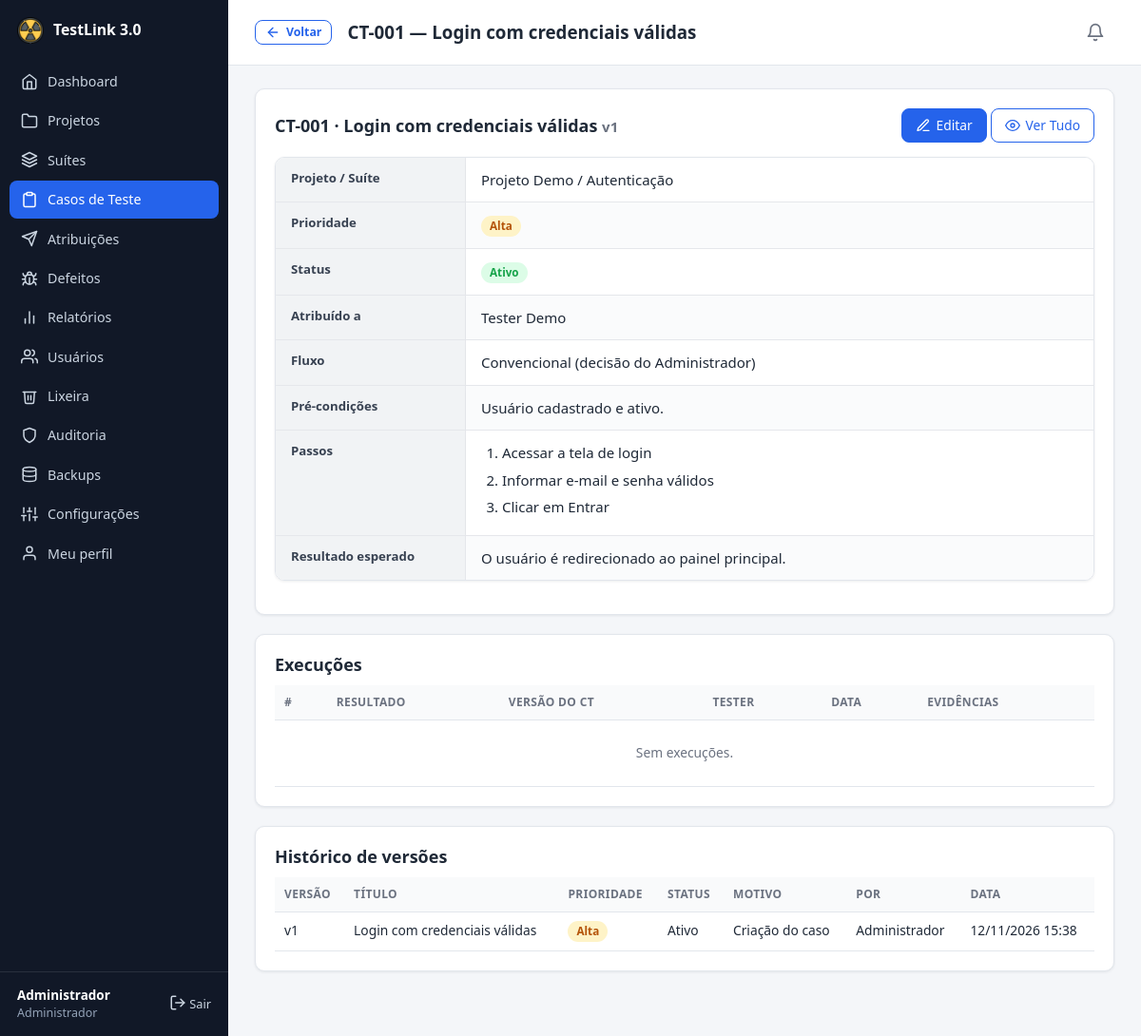
The app's page /case_view.php?id=1 (signed in) with its own data.
### tables this page shows
CREATE TABLE users (
    id            INT UNSIGNED AUTO_INCREMENT PRIMARY KEY,
    name          VARCHAR(120) NOT NULL,
    email         VARCHAR(160) NOT NULL UNIQUE,
    password_hash VARCHAR(255) NOT NULL,
    role          ENUM('admin','tester','developer','viewer') NOT NULL DEFAULT 'tester',
    active        TINYINT(1) NOT NULL DEFAULT 1,
     
    status        ENUM('approved','pending','rejected') NOT NULL DEFAULT 'approved',
     
    self_registered TINYINT(1) NOT NULL DEFAULT 0,
    created_at    DATETIME NOT NULL DEFAULT CURRENT_TIMESTAMP
);

CREATE TABLE test_cases (
    id              INT UNSIGNED AUTO_INCREMENT PRIMARY KEY,
    project_id      INT UNSIGNED NOT NULL,
    suite_id        INT UNSIGNED NOT NULL,
    code            VARCHAR(40) NOT NULL,
    title           VARCHAR(200) NOT NULL,
    preconditions   TEXT NULL,
    steps           TEXT NOT NULL,
    expected_result TEXT NOT NULL,
    priority        ENUM('low','medium','high','critical') NOT NULL DEFAULT 'medium',
    status          ENUM('active','inactive') NOT NULL DEFAULT 'active',
    version         INT UNSIGNED NOT NULL DEFAULT 1,
    created_by      INT UNSIGNED NULL,
     
    responsible_tester_id INT UNSIGNED NULL,
    responsible_dev_id    INT UNSIGNED NULL,
    express               TINYINT(1) NOT NULL DEFAULT 0,
    created_at      DATETIME NOT NULL DEFAULT CURRENT_TIMESTAMP,
    updated_at      DATETIME NOT NULL DEFAULT CURRENT_TIMESTAMP ON UPDATE CURRENT_TIMESTAMP,
    UNIQUE KEY uq_case_code (project_id, code),
    FOREIGN KEY (project_id) REFERENCES projects(id) ON DELETE CASCADE,
    FOREIGN KEY (suite_id)   REFERENCES suites(id)   ON DELETE CASCADE,
    FOREIGN KEY (created_by) REFERENCES users(id)    ON DELETE SET NULL,
    FOREIGN KEY (responsible_tester_id) REFERENCES users(id) ON DELETE SET NULL,
    FOREIGN KEY (responsible_dev_id)    REFERENCES users(id) ON DELETE SET NULL
);

CREATE TABLE projects (
    id          INT UNSIGNED AUTO_INCREMENT PRIMARY KEY,
    name        VARCHAR(150) NOT NULL,
    description TEXT NULL,
    status      ENUM('active','archived') NOT NULL DEFAULT 'active',
    created_by  INT UNSIGNED NULL,
    created_at  DATETIME NOT NULL DEFAULT CURRENT_TIMESTAMP,
    FOREIGN KEY (created_by) REFERENCES users(id) ON DELETE SET NULL
);

CREATE TABLE suites (
    id          INT UNSIGNED AUTO_INCREMENT PRIMARY KEY,
    project_id  INT UNSIGNED NOT NULL,
    name        VARCHAR(150) NOT NULL,
    description TEXT NULL,
    created_at  DATETIME NOT NULL DEFAULT CURRENT_TIMESTAMP,
    FOREIGN KEY (project_id) REFERENCES projects(id) ON DELETE CASCADE
);

CREATE TABLE test_case_versions (
    id              INT UNSIGNED AUTO_INCREMENT PRIMARY KEY,
    case_id         INT UNSIGNED NOT NULL,
    version         INT UNSIGNED NOT NULL,
    title           VARCHAR(200) NOT NULL,
    preconditions   TEXT NULL,
    steps           TEXT NOT NULL,
    expected_result TEXT NOT NULL,
    priority        VARCHAR(20) NOT NULL,
    status          VARCHAR(20) NOT NULL,
    change_note     VARCHAR(255) NULL,
    changed_by      INT UNSIGNED NULL,
    changed_at      DATETIME NOT NULL DEFAULT CURRENT_TIMESTAMP,
    FOREIGN KEY (case_id)    REFERENCES test_cases(id) ON DELETE CASCADE,
    FOREIGN KEY (changed_by) REFERENCES users(id)      ON DELETE SET NULL
);

### includes/db.php (called while the page is built)
<?php
function db(): PDO
{
    static $pdo = null;
    if ($pdo === null) {
        $dsn = 'mysql:host=' . DB_HOST . ';dbname=' . DB_NAME . ';charset=' . DB_CHARSET;
        try {
            $pdo = new PDO($dsn, DB_USER, DB_PASS, [
                PDO::ATTR_ERRMODE            => PDO::ERRMODE_EXCEPTION,
                PDO::ATTR_DEFAULT_FETCH_MODE => PDO::FETCH_ASSOC,
                PDO::ATTR_EMULATE_PREPARES   => false,
            ]);
        } catch (PDOException $e) {
            http_response_code(500);
            exit('<h1>Erro de conexão</h1><p>Não foi possível conectar ao banco de dados. '
                . 'Verifique <code>config/config.php</code> e se o <code>database.sql</code> foi importado.</p>');
        }
    }
    return $pdo;
}
function q(string $sql, array $params = []): PDOStatement
{
    $st = db()->prepare($sql);
    $st->execute($params);
    return $st;
}

### includes/auth.php (called while the page is built, shortened)
<?php
function current_user(): ?array
{
    static $user = false;
    if ($user !== false) {
        return $user;
    }
    $row = q('SELECT id, name, email, role, active FROM users WHERE id = ?', [$_SESSION['uid']])->fetch();
    return $user = $row;
}
function require_login(): array
{
    $u = current_user();
    return $u;
}
function require_role(string ...$roles): array
{
    $u = require_login();
    return $u;
}

### includes/notify.php (called while the page is built, shortened)
<?php
function unread_notifications(int $userId): int
{
    return (int)q('SELECT COUNT(*) FROM notifications WHERE user_id = ? AND read_at IS NULL', [$userId])->fetchColumn();
}

### case_view.php (the view, shortened to what this page needs)
<?php
require __DIR__ . '/includes/bootstrap.php';
$user = require_role('admin', 'viewer', 'tester');
$role = $user['role'];
$id = get_int('id');
$case = q('SELECT tc.*, p.name project, s.name suite FROM test_cases tc
           JOIN projects p ON p.id = tc.project_id JOIN suites s ON s.id = tc.suite_id WHERE tc.id = ?', [$id])->fetch();
$versions = q('SELECT v.*, u.name author FROM test_case_versions v LEFT JOIN users u ON u.id = v.changed_by
               WHERE v.case_id = ? ORDER BY v.version DESC, v.id DESC', [$id])->fetchAll();
$testers = q('SELECT u.name FROM assignments a JOIN users u ON u.id = a.tester_id WHERE a.case_id = ? ORDER BY u.name', [$id])
    ->fetchAll(PDO::FETCH_COLUMN);
$execWhere = $role === 'tester' ? 'AND ex.tester_id = ' . (int)$user['id'] : '';
$execs = q("SELECT ex.id, ex.result, ex.executed_at, ex.case_version, u.name tester,
                   (SELECT COUNT(*) FROM evidences WHERE execution_id = ex.id) evs
            FROM executions ex JOIN users u ON u.id = ex.tester_id WHERE ex.case_id = ? $execWhere ORDER BY ex.id DESC", [$id])->fetchAll();
$pageTitle = $case['code'] . ' — ' . $case['title'];
$active = $role === 'tester' ? 'my_tests.php' : 'cases.php';
$backUrl = $role === 'tester' ? 'my_tests.php' : 'cases.php';
include __DIR__ . '/includes/header.php';
?>
<div class="card">
    <div class="card-head">
        <h2><?= e($case['code']) ?> · <?= e($case['title']) ?> <small class="muted">v<?= (int)$case['version'] ?></small></h2>
        <div>
            <?php if ($role === 'admin'): ?><a class="btn" href="case_form.php?id=<?= $id ?>"><?= icon('edit', 16) ?> Editar</a><?php endif; ?>
            <a class="btn btn-ghost" href="report_case.php?id=<?= $id ?>" title="Todas as execuções, evidências e defeitos deste caso — com Imprimir e Baixar PDF"><?= icon('eye', 16) ?> Ver Tudo</a>
        </div>
    </div>
    <dl class="detail-grid rows">
        <dt>Projeto / Suíte</dt><dd><?= e($case['project']) ?> / <?= e($case['suite']) ?></dd>
        <dt>Prioridade</dt><dd><?= level_badge($case['priority']) ?></dd>
        <dt>Status</dt><dd><?= $case['status'] === 'active' ? badge('Ativo', 'green') : badge('Inativo', 'gray') ?></dd>
        <dt>Atribuído a</dt><dd><?= $testers ? e(implode(', ', $testers)) : '<span class="muted">Ninguém</span>' ?></dd>
        <dt>Fluxo</dt><dd><?= $case['express'] ? badge('Express', 'red') . ' <span class="muted">Tester e Desenvolvedor tratam o chamado direto; o admin acompanha.</span>' : 'Convencional (decisão do Administrador)' ?></dd>
        <dt>Pré-condições</dt><dd class="pre"><?= e($case['preconditions'] ?: '—') ?></dd>
        <dt>Passos</dt>
        <dd><ol class="steps">
            <?php foreach (preg_split('/\R/', trim($case['steps'])) as $step): if (trim($step) === '') continue; ?>
                <li><?= e($step) ?></li>
            <?php endforeach; ?>
        </ol></dd>
        <dt>Resultado esperado</dt><dd class="pre"><?= e($case['expected_result']) ?></dd>
    </dl>
</div>
<div class="card">
    <h2>Execuções</h2>
    <div class="table-wrap"><table>
        <thead><tr><th>#</th><th>Resultado</th><th>Versão do CT</th><th>Tester</th><th>Data</th><th>Evidências</th></tr></thead>
        <tbody>
        <?php if (!$execs): ?><tr><td colspan="6" class="empty">Sem execuções.</td></tr><?php endif; ?>
        </tbody>
    </table></div>
</div>
<?php if ($role !== 'tester'): ?>
<div class="card">
    <h2>Histórico de versões</h2>
    <div class="table-wrap"><table>
        <thead><tr><th>Versão</th><th>Título</th><th>Prioridade</th><th>Status</th><th>Motivo</th><th>Por</th><th>Data</th></tr></thead>
        <tbody>
        <?php foreach ($versions as $v): ?>
            <tr>
                <td>v<?= (int)$v['version'] ?></td>
                <td><?= e($v['title']) ?></td>
                <td><?= level_badge($v['priority']) ?></td>
                <td><?= $v['status'] === 'active' ? 'Ativo' : 'Inativo' ?></td>
                <td><?= e($v['change_note'] ?: '—') ?></td>
                <td><?= e($v['author'] ?: '—') ?></td>
                <td><?= fmt_dt($v['changed_at']) ?></td>
            </tr>
        <?php endforeach; ?>
        </tbody>
    </table></div>
</div>
<?php endif; ?>
<?php include __DIR__ . '/includes/footer.php'; ?>

### includes/header.php (shortened to what this page needs)
<?php
$user = current_user();
$pageTitle = $pageTitle ?? '';
$active = $active ?? '';
$clean = !empty($_GET['clean']);
$sys = get_setting('system_name', APP_NAME);
?>
<!DOCTYPE html>
<html lang="pt-BR">
<head>
    <link rel="stylesheet" href="assets/css/style.css?v=<?= (int)@filemtime(__DIR__ . '/../assets/css/style.css') ?>">
</head>
<body class="<?= trim(($clean ? 'clean ' : '') . ($bodyClass ?? '')) ?>">
<?php if ($user): ?>
<div class="layout">
    <aside class="sidebar" id="sidebar">
        <a class="brand" href="dashboard.php">
            <img src="assets/img/favicon.png" alt="" width="28" height="28">
            <span><?= e($sys) ?></span>
        </a>
        <nav>
            <?php foreach (nav_items($user['role']) as [$file, $label, $ico]): ?>
                <a href="<?= e($file) ?>" class="<?= $active === strtok($file, '?') ? 'active' : '' ?>">
                    <?= icon($ico) ?> <span><?= e($label) ?></span>
                </a>
            <?php endforeach; ?>
        </nav>
        <div class="sidebar-foot">
            <div class="who">
                <strong><?= e($user['name']) ?></strong>
                <small><?= e(ROLES[$user['role']]) ?></small>
            </div>
            <a href="logout.php" class="logout" title="Sair"><?= icon('logout') ?> Sair</a>
        </div>
    </aside>
    <div class="main">
        <header class="topbar no-print">
            <?php if (!empty($backUrl)): ?><?= back_button($backUrl, 'btn-sm') ?><?php endif; ?>
            <h1><?= e($pageTitle) ?></h1>
            <?php $unreadN = unread_notifications((int)$user['id']); ?>
            <a href="notifications.php" class="bell <?= $unreadN ? 'has' : '' ?>" title="<?= $unreadN ? $unreadN . ' aviso(s) que precisam da sua ação' : 'Nenhum aviso pendente' ?>"
               aria-label="Notificações: <?= $unreadN ?> pendente(s)">
                <?= icon('bell', 20) ?><?php if ($unreadN): ?><span class="bell-count"><?= $unreadN > 99 ? '99+' : $unreadN ?></span><?php endif; ?>
            </a>
        </header>
        <main class="content">
<?php else: ?>
<main class="auth-wrap">
<?php endif; ?>

### includes/helpers.php (shortened to what this page needs)
<?php
function e($value): string
{
    return htmlspecialchars((string)$value, ENT_QUOTES | ENT_SUBSTITUTE, 'UTF-8');
}
function get_int(string $key): int
{
    return (int)($_GET[$key] ?? 0);
}
function get_setting(string $key, string $default = ''): string
{
    static $cache = null;
    if ($cache === null) {
        try {
            $cache = db()->query('SELECT k, v FROM settings')->fetchAll(PDO::FETCH_KEY_PAIR);
        } catch (Throwable $e) {
            $cache = [];
        }
    }
    return $cache[$key] ?? $default;
}
function badge(string $text, string $class): string
{
    return '<span class="badge badge-' . e($class) . '">' . e($text) . '</span>';
}
function level_badge(string $l): string
{
    $map = ['low' => 'gray', 'medium' => 'blue', 'high' => 'amber', 'critical' => 'red'];
    return badge(LEVELS[$l] ?? $l, $map[$l] ?? 'gray');
}
function fmt_dt(?string $d): string
{
    return $d ? date('d/m/Y H:i', strtotime($d)) : '—';
}
function icon(string $name, int $size = 18): string
{
    $p = $paths[$name] ?? '';
    return '<svg class="icon" width="' . $size . '" height="' . $size . '" viewBox="0 0 24 24" fill="none" '
        . 'stroke="currentColor" stroke-width="2" stroke-linecap="round" stroke-linejoin="round" aria-hidden="true">'
        . $p . '</svg>';
}
function back_button(string $fallback, string $extraClass = ''): string
{
    return '<a href="' . e($fallback) . '" class="btn btn-ghost btn-back ' . e($extraClass) . '" data-back title="Voltar à página anterior">'
        . icon('arrow-left', 16) . ' <span>Voltar</span></a>';
}

### records on screen
users: name "Administrador", role "Administrador"
test_cases: code "CT-001", title "Login com credenciais válidas", version "1", project.name "Projeto Demo", suite.name "Autenticação", preconditions "Usuário cadastrado e ativo.", steps "Acessar a tela de login", steps "Informar e-mail e senha válidos", steps "Clicar em Entrar", expected_result "O usuário é redirecionado ao painel principal."
test_case_versions: version "1", title "Login com credenciais válidas", status "Ativo", change_note "Criação do caso", changed_by.name "Administrador", changed_at "12/11/2026 15:38"

### other values on screen
$sys "TestLink 3.0"
$label "Dashboard"
$label "Projetos"
$label "Suítes"
$label "Casos de Teste"
$label "Atribuições"
$label "Defeitos"
$label "Relatórios"
$label "Usuários"
$label "Lixeira"
$label "Auditoria"
$label "Backups"
$label "Configurações"
$label "Meu perfil"
$pageTitle "CT-001 — Login com credenciais válidas"
